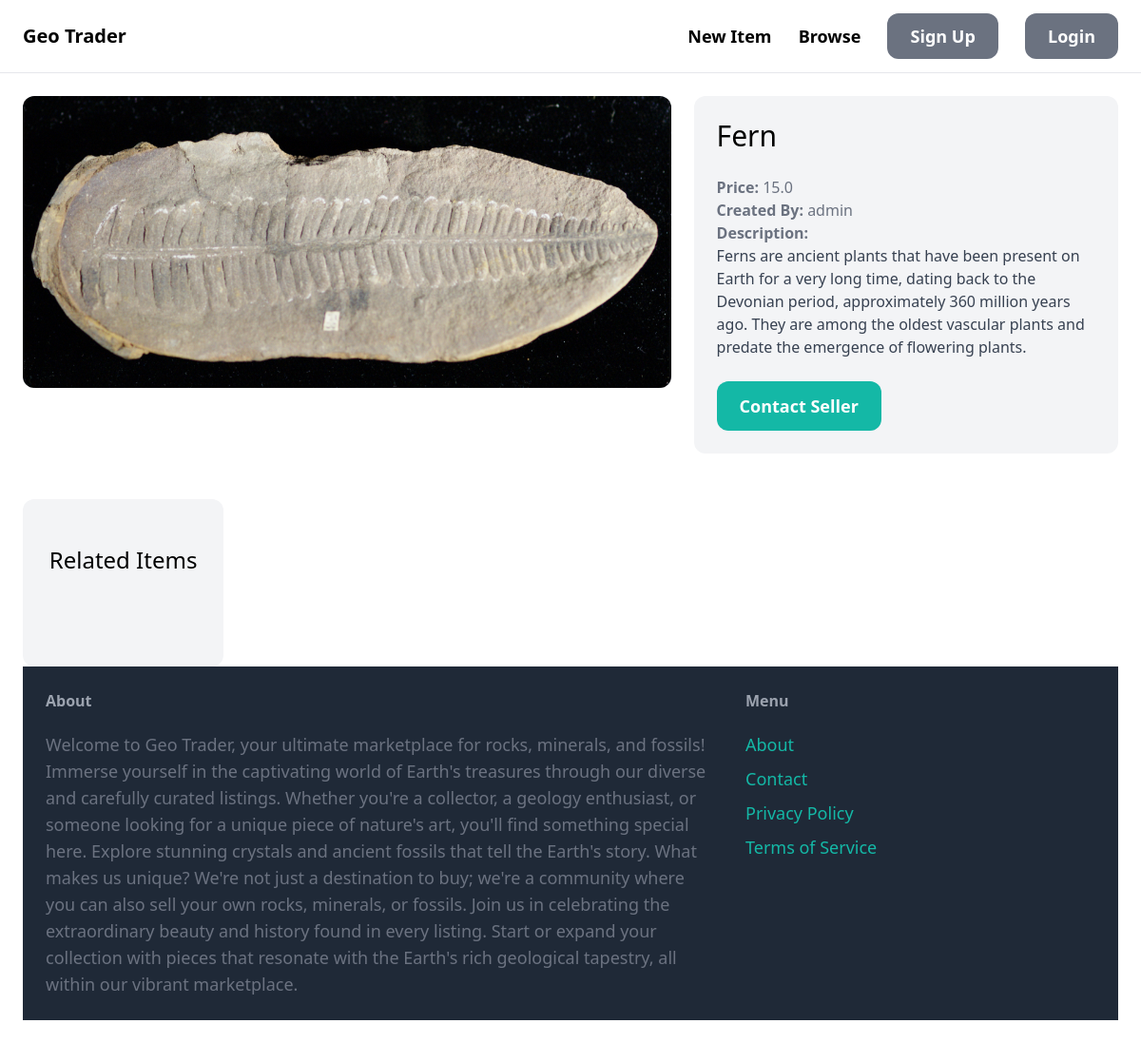
Screenshot of /items/2/ with the database file from the repository.
### item/models.py (models this page shows, shortened)
class Item(models.Model):
    category = models.ForeignKey(Category, related_name = "items", on_delete = models.CASCADE)
    name = models.CharField(max_length=255)
    description = models.TextField(blank = True, null = True)
    price = models.FloatField(default = 0.00)
    image = models.ImageField(upload_to = "item_images", blank = True, null = True)
    is_sold = models.BooleanField(default = False)
    created_by = models.ForeignKey(User, related_name = "items", on_delete = models.CASCADE)
    created_at = models.DateTimeField(auto_now_add = True)

### item/views.py (the view)
# urls.py: path("<int:pk>/", views.detail, name="detail")
def detail(request, pk):
    item = get_object_or_404(Item, pk=pk)
    related_items = Item.objects.filter(category=item.category, is_sold=False).exclude(pk=pk)[0:3]
    return render(request, "item/detail.html", {
        "item": item,
        "related_items" : related_items
    })

### item/templates/item/detail.html (shortened to what this page needs)
{% extends "core/base.html" %}
{% block content %}
<div class="grid grid-cols-5 gap-6">
    <div class="col-span-3">
        <img src="{{ item.image.url }}" class="rounded-xl">
    </div>
    <div class="col-span-2 p-6 bg-gray-100 rounded-xl">
        <h1 class="mb-6 text-3xl">{{ item.name }}</h1>
        <p class="text-gray-500"><strong>Price: </strong>{{ item.price }}</p>
        <p class="text-gray-500"><strong>Created By: </strong>{{ item.created_by.username }}</p>
        {% if item.description %}
        <p class="text-gray-700">
            <strong class="text-gray-500">Description:</strong><br>
            {{ item.description }}
        </p>
        {% endif %}
        <a href="#" class="inline-block mt-6 px-6 py-3 text-lg font-semibold bg-teal-500 text-white rounded-xl hover:bg-teal-700">Contact Seller</a>
    </div>
    <div class="mt-6 px-6 py-12 bg-gray-100 rounded-xl">
        <h2 class="mb-12 text-2xl text-center">Related Items</h2>
</div>
{% endblock %}

### rows the page displays
Item: image (picture), name "Fern", price "15.0", created_by.username "admin", description "Ferns are ancient plants that have been present on Earth for a very long time, dating back to the Devonian period, approximately 360 million years ago. They are among the oldest vascular plants and predate the emergence of flowering plants."
